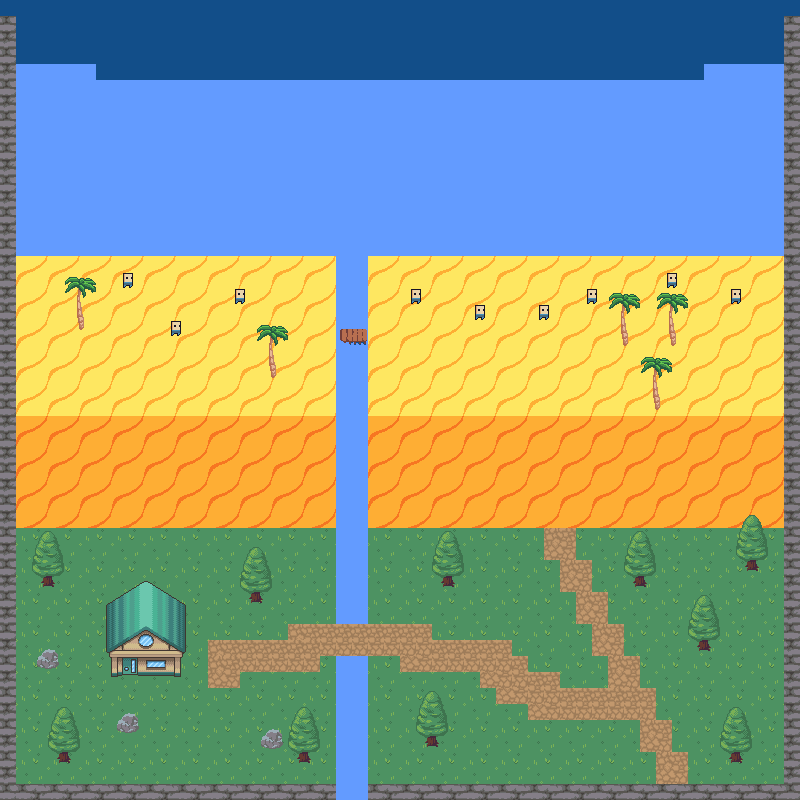

This is a level from a 2D game, rendered from its Tiled map with the project's own tilesets. A one-line summary and the map file follow, with tile-layer data summarised:
An orthogonal 50x50 tile map with 16x16 px tiles, 2 tile layers (mur, decoration), 3 tilesets and 41 objects (37x collision, enter_house, enter_house_exit, spawn_beach, exit_beach).

<map version="1.5" tiledversion="1.6.0" orientation="orthogonal" renderorder="right-down" width="50" height="50" tilewidth="16" tileheight="16" infinite="0" nextlayerid="4" nextobjectid="45">
 <tileset firstgid="1" source="../jeuTuile/nature.tsx" />
 <tileset firstgid="721" source="../jeuTuile/Beach.tsx" />
 <tileset firstgid="1369" source="../jeuTuile/house.tsx" />
 <layer id="1" name="mur" width="50" height="50">
  <data>[2500 cells, 2500 non-empty, 28 distinct tile ids]</data>
 </layer>
 <layer id="2" name="decoration" width="50" height="50">
  <data>[2500 cells, 196 non-empty, 68 distinct tile ids]</data>
 </layer>
 <objectgroup id="3" name="Calque d'Objets 1">
  <object id="1" name="collision" type="collision" x="0.972408" y="-1.94482" width="798.347" height="65.1513" />
  <object id="2" name="collision" type="collision" x="95.296" y="61.2617" width="606.783" height="22.3654" />
  <object id="3" name="collision" type="collision" x="0.972408" y="64.1789" width="16.5309" height="736.113" />
  <object id="4" name="collision" type="collision" x="0.972408" y="785.706" width="797.374" height="12.6413" />
  <object id="5" name="collision" type="collision" x="784.733" y="62.2341" width="15.5585" height="733.196" />
  <object id="6" name="collision" type="collision" x="18.4758" y="62.2341" width="763.34" height="192.537" />
  <object id="7" name="collision" type="collision" x="336.453" y="254.771" width="28.1998" height="65.1513" />
  <object id="8" name="collision" type="collision" x="337.426" y="349.094" width="28.1998" height="272.274" />
  <object id="9" name="collision" type="collision" x="337.426" y="653.458" width="28.1998" height="144.889" />
  <object id="10" name="collision" type="collision" x="121" y="271.75" width="13.5" height="17" />
  <object id="11" name="collision" type="collision" x="232.25" y="288.5" width="14.75" height="17" />
  <object id="12" name="collision" type="collision" x="166" y="317.25" width="17.75" height="20.25" />
  <object id="13" name="collision" type="collision" x="263.25" y="360.5" width="19.75" height="20.75" />
  <object id="14" name="collision" type="collision" x="73.25" y="315" width="16.25" height="17.25" />
  <object id="15" name="collision" type="collision" x="409.25" y="288.25" width="15.25" height="16" />
  <object id="16" name="collision" type="collision" x="473" y="303.75" width="14.75" height="17.75" />
  <object id="17" name="collision" type="collision" x="537.5" y="303.75" width="13" height="16.75" />
  <object id="18" name="collision" type="collision" x="582" y="288" width="18" height="17" />
  <object id="19" name="collision" type="collision" x="618.5" y="330.75" width="14" height="19.5" />
  <object id="20" name="collision" type="collision" x="648.25" y="393.25" width="20" height="20" />
  <object id="21" name="collision" type="collision" x="662.75" y="328" width="20.25" height="20.5" />
  <object id="22" name="collision" type="collision" x="664.5" y="271.75" width="15.75" height="18.25" />
  <object id="23" name="collision" type="collision" x="728.5" y="287.25" width="14.75" height="17.75" />
  <object id="24" name="collision" type="collision" x="435.5" y="573.75" width="25.5" height="16" />
  <object id="25" name="collision" type="collision" x="738.25" y="557.25" width="27" height="17.5" />
  <object id="26" name="collision" type="collision" x="627.75" y="571.75" width="25.75" height="17.25" />
  <object id="27" name="collision" type="collision" x="693.25" y="636.75" width="24.25" height="16.75" />
  <object id="28" name="collision" type="collision" x="723.5" y="747.5" width="24" height="17.5" />
  <object id="29" name="collision" type="collision" x="422" y="732.25" width="21.25" height="17" />
  <object id="30" name="collision" type="collision" x="294.75" y="749.75" width="20.75" height="15.5" />
  <object id="31" name="collision" type="collision" x="259" y="737.5" width="25.5" height="12.25" />
  <object id="32" name="collision" type="collision" x="115.5" y="720" width="27.75" height="13.25" />
  <object id="33" name="collision" type="collision" x="48.75" y="747.75" width="32.5" height="18.5" />
  <object id="34" name="collision" type="collision" x="33" y="657.5" width="30.25" height="14" />
  <object id="35" name="collision" type="collision" x="108.75" y="656.75" width="71.5" height="22" />
  <object id="36" name="enter_house" type="enter_house" x="121" y="655.5" width="17" height="23" />
  <object id="37" name="collision" type="collision" x="39.5" y="573.75" width="17.25" height="16.25" />
  <object id="38" name="collision" type="collision" x="246.75" y="590" width="21" height="15.75" />
  <object id="39" name="enter_house_exit" type="enter_house_exit" x="151.5" y="700.75">
   <point />
  </object>
  <object id="41" name="spawn_beach" type="spawn_beach" x="663.932" y="723.575">
   <point />
  </object>
  <object id="43" name="exit_beach" type="exit_beach" x="653.936" y="764.788" width="32.6036" height="19.5622" />
 </objectgroup>
</map>
